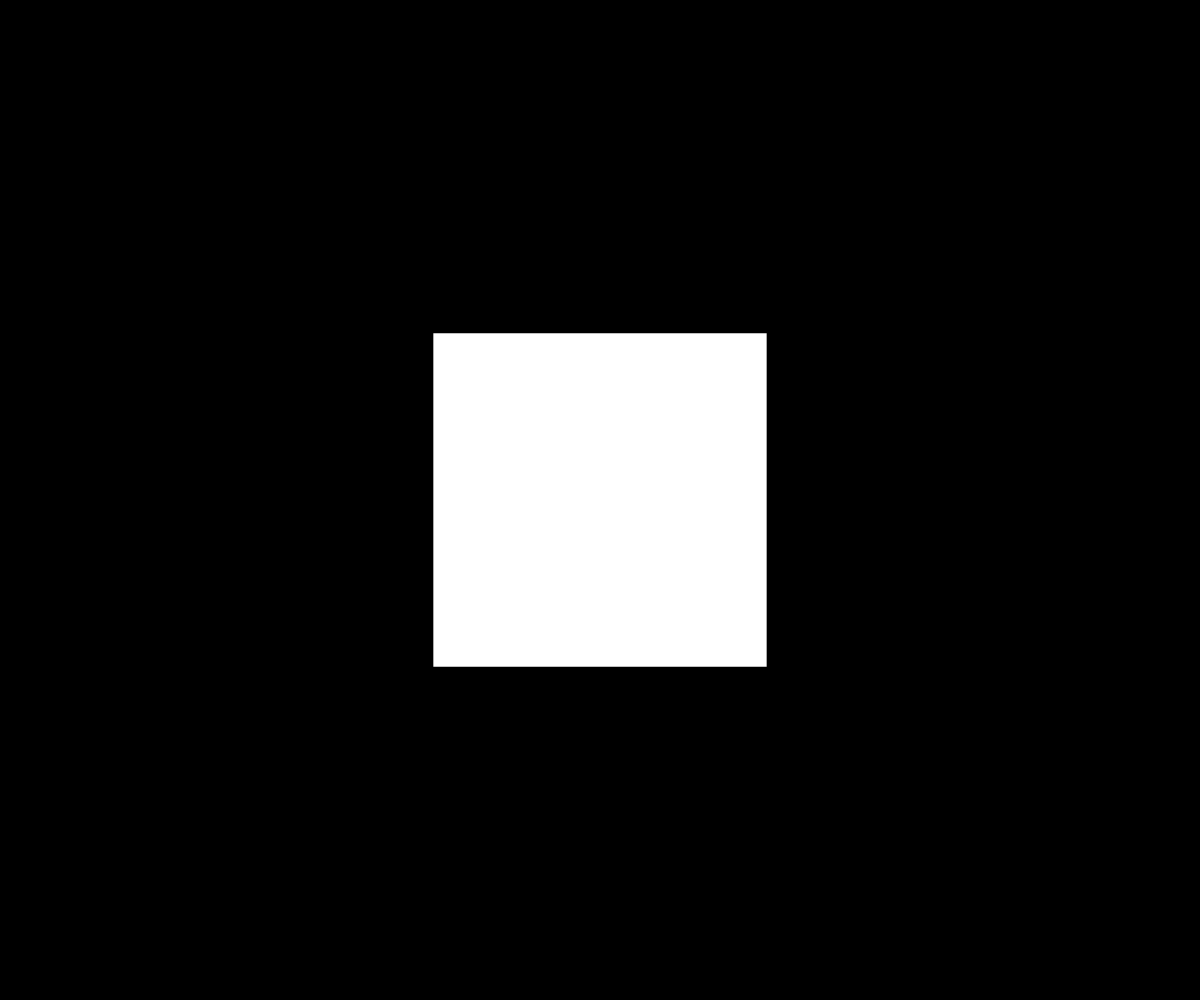
Frame 1 (no input)
Frame 60 (no input): identical to frame 1, image omitted
Frame 120 (the mouse pressed at the canvas centre since frame 60): identical to frame 1, image omitted

The p5.js sketch that drew this single still picture (run headless with seeded random() and noise() and a simulated clock; from frame 60 on, the mouse is pressed at the canvas centre):

// p5.js sketch
// ── sketch.js
var value;
var x=0, y=0;
var r = 255,g = 255,b = 255;
var posX;
var posY;

function setup() {
  createCanvas(windowWidth,windowHeight);
  
}

function draw() {
  background(0);
  

  
  posX= width/2 +x -height/3/2;
  posY= height/2+y -height/3/2;
  
  fill(r,g,b);
  noStroke();
  rect(posX , posY, height/3, height/3);
  
}

function keyPressed (){
  
  if (keyCode === LEFT_ARROW){
      r= random (255);
      g= random (255);
      b= random (255);
      fill(r,g,b);
      x-=20;
      
      if (posX <=0){
          x = 0;
          r= (255);
          g= (255);
          b= (255);
          fill(r,g,b);
      }
  } 
  
  if (keyCode === RIGHT_ARROW){
      r= random (255);
      g= random (255);
      b= random (255);
      fill(r,g,b);
      x+=20;
      
      if (posX >= windowWidth - height/3){
          x = 0;
          r= (255);
          g= (255);
          b= (255);
          fill(r,g,b);
      }
  }
  
  if (keyCode === UP_ARROW){
      r= random (255);
      g= random (255);
      b= random (255);
      fill(r,g,b);
      y-=20;
      
      if (posY <=0){
          y = 0;
          r= (255);
          g= (255);
          b= (255);
          fill(r,g,b);
      }
  } 
  
  if (keyCode === DOWN_ARROW){
      r= random (255);
      g= random (255);
      b= random (255);
      fill(r,g,b);
      y+=20;
      
      if (posY >= windowHeight - height/3){
          y = 0;
          r= (255);
          g= (255);
          b= (255);
          fill(r,g,b);
      }
  }
}  
